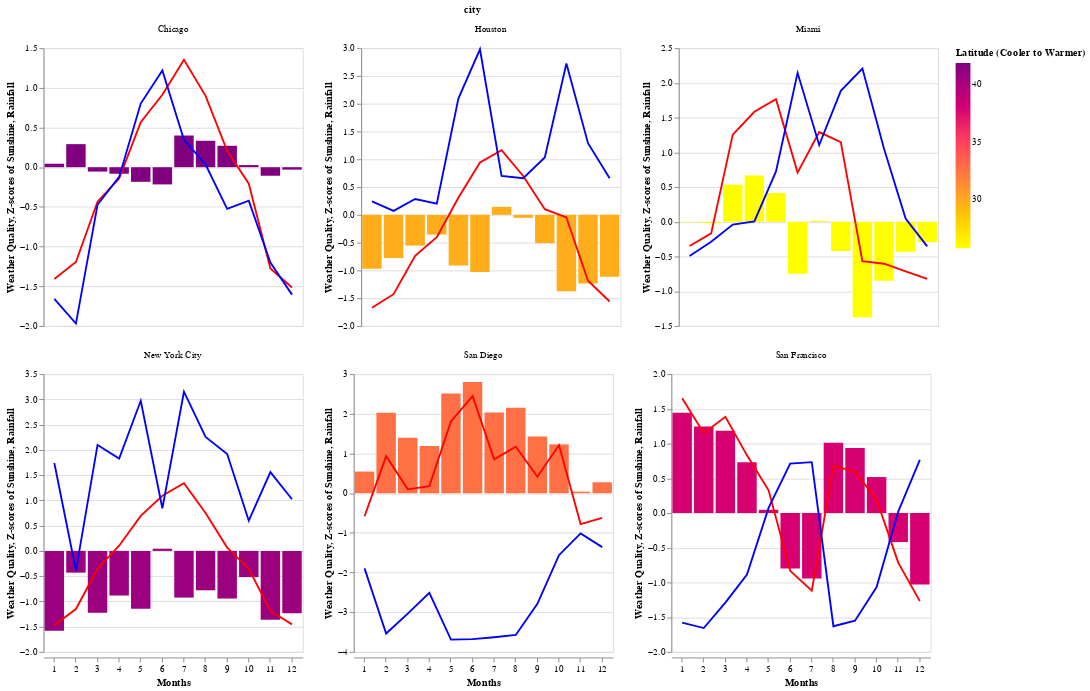

The cell this chart's notebook holds for it:
### Code cell
import altair as alt
import pandas as pd

# Load data
cities_fp = 'data/climate_cities.csv'
cities = pd.read_csv(cities_fp)

# Sort data by latitude in descending order
cities = cities.sort_values(by='lat', ascending=False)

# Calculate weighted weather quality with two standard deviations
sunshine_std = cities.groupby('city')['sunshine'].transform('std')
rain_std = cities.groupby('city')['rain'].transform('std')

cities['weather_quality_scaled'] = ((cities['sunshine'] - cities['sunshine'].mean()) / sunshine_std -
                                     (cities['rain'] - cities['rain'].mean()) / rain_std)

# Normalize the data for z-score normalization
cities['sunshine_zscore'] = (cities['sunshine'] - cities['sunshine'].mean()) / sunshine_std
cities['rain_zscore'] = (cities['rain'] - cities['rain'].mean()) / rain_std
cities['weather_quality_zscore'] = (cities['weather_quality_scaled'] - cities['weather_quality_scaled'].mean()) / cities['weather_quality_scaled'].std()

# Define base chart with higher resolution and larger scale
base = alt.Chart(cities, width=280, height=300).encode(
    x=alt.X('monthnum:N', axis=alt.Axis(title='Months', labelAngle=0))  # Set labelAngle to 0 for vertical labels
)

# Bar chart for standardized weather quality
bar_chart = base.mark_bar().encode(
    y=alt.Y('weather_quality_zscore:Q', axis=alt.Axis(title='Weather Quality')),
    color=alt.Color('lat:Q', scale=alt.Scale(scheme='blues', domain=[cities['lat'].min(), cities['lat'].max()], range=['yellow', 'purple']), title='Latitude (Cooler to Warmer)')
)

# Line plot for standardized sunshine and rainfall
line_chart = base.mark_line(color='red').encode(
    y=alt.Y('sunshine_zscore:Q', axis=alt.Axis(title='Z-scores of Sunshine'))
) + base.mark_line(color='blue').encode(
    y=alt.Y('rain_zscore:Q', axis=alt.Axis(title='Rainfall'))
)

# Combine the charts and facet by city
final_chart = alt.layer(bar_chart, line_chart).facet(
    facet=alt.Column('city:N'),
    columns=3
).resolve_scale(
    y='independent'
)

# Show the chart
final_chart

### Figure 1 — Vega-Lite specification as saved in the notebook (floating-point values rounded to 4 significant figures)
{"config": {"view": {"continuousWidth": 300, "continuousHeight": 300}}, "data": {"name": "data-8c4d6211b5e26f5d97d39f620f084ab8"}, "facet": {"field": "city", "type": "nominal"}, "spec": {"layer": [{"mark": {"type": "bar"}, "encoding": {"color": {"field": "lat", "scale": {"domain": [25.76, 41.88], "range": ["yellow", "purple"], "scheme": "blues"}, "title": "Latitude (Cooler to Warmer)", "type": "quantitative"}, "x": {"axis": {"labelAngle": 0, "title": "Months"}, "field": "monthnum", "type": "nominal"}, "y": {"axis": {"title": "Weather Quality"}, "field": "weather_quality_zscore", "type": "quantitative"}}}, {"layer": [{"mark": {"type": "line", "color": "red"}, "encoding": {"x": {"axis": {"labelAngle": 0, "title": "Months"}, "field": "monthnum", "type": "nominal"}, "y": {"axis": {"title": "Z-scores of Sunshine"}, "field": "sunshine_zscore", "type": "quantitative"}}}, {"mark": {"type": "line", "color": "blue"}, "encoding": {"x": {"axis": {"labelAngle": 0, "title": "Months"}, "field": "monthnum", "type": "nominal"}, "y": {"axis": {"title": "Rainfall"}, "field": "rain_zscore", "type": "quantitative"}}}]}], "height": 300, "width": 280}, "columns": 3, "resolve": {"scale": {"y": "independent"}}, "$schema": "https://vega.github.io/schema/vega-lite/v5.16.3.json", "datasets": {"data-8c4d6211b5e26f5d97d39f620f084ab8": [{"city": "Chicago", "lat": 41.88, "lon": -87.63, "month": "Jan", "monthnum": 1, "sunshine": 126, "rain": 1.85, "weather_quality_scaled": 0.2493, "sunshine_zscore": -1.408, "rain_zscore": -1.658, "weather_quality_zscore": 0.04383}, {"city": "Chicago", "lat": 41.88, "lon": -87.63, "month": "Dec", "monthnum": 12, "sunshine": 118, "rain": 1.89, "weather_quality_scaled": 0.09056, "sunshine_zscore": -1.515, "rain_zscore": -1.605, "weather_quality_zscore": -0.03072}, {"city": "Chicago", "lat": 41.88, "lon": -87.63, "month": "Mar", "monthnum": 3, "sunshine": 199, "rain": 2.76, "weather_quality_scaled": 0.0389, "sunshine_zscore": -0.4344, "rain_zscore": -0.4733, "weather_quality_zscore": -0.05498}, {"city": "Chicago", "lat": 41.88, "lon": -87.63, "month": "Apr", "monthnum": 4, "sunshine": 221, "rain": 3.03, "weather_quality_scaled": -0.01899, "sunshine_zscore": -0.141, "rain_zscore": -0.122, "weather_quality_zscore": -0.08216}, {"city": "Chicago", "lat": 41.88, "lon": -87.63, "month": "May", "monthnum": 5, "sunshine": 274, "rain": 3.74, "weather_quality_scaled": -0.2359, "sunshine_zscore": 0.566, "rain_zscore": 0.8019, "weather_quality_zscore": -0.184}, {"city": "Chicago", "lat": 41.88, "lon": -87.63, "month": "Jun", "monthnum": 6, "sunshine": 300, "rain": 4.06, "weather_quality_scaled": -0.3055, "sunshine_zscore": 0.9128, "rain_zscore": 1.218, "weather_quality_zscore": -0.2167}, {"city": "Chicago", "lat": 41.88, "lon": -87.63, "month": "Jul", "monthnum": 7, "sunshine": 333, "rain": 3.39, "weather_quality_scaled": 1.007, "sunshine_zscore": 1.353, "rain_zscore": 0.3465, "weather_quality_zscore": 0.3994}, {"city": "Chicago", "lat": 41.88, "lon": -87.63, "month": "Aug", "monthnum": 8, "sunshine": 299, "rain": 3.15, "weather_quality_scaled": 0.8653, "sunshine_zscore": 0.8995, "rain_zscore": 0.03416, "weather_quality_zscore": 0.3331}, {"city": "Chicago", "lat": 41.88, "lon": -87.63, "month": "Sep", "monthnum": 9, "sunshine": 247, "rain": 2.72, "weather_quality_scaled": 0.7312, "sunshine_zscore": 0.2058, "rain_zscore": -0.5254, "weather_quality_zscore": 0.2701}, {"city": "Chicago", "lat": 41.88, "lon": -87.63, "month": "Oct", "monthnum": 10, "sunshine": 216, "rain": 2.8, "weather_quality_scaled": 0.2136, "sunshine_zscore": -0.2077, "rain_zscore": -0.4213, "weather_quality_zscore": 0.02706}, {"city": "Chicago", "lat": 41.88, "lon": -87.63, "month": "Nov", "monthnum": 11, "sunshine": 136, "rain": 2.2, "weather_quality_scaled": -0.07274, "sunshine_zscore": -1.275, "rain_zscore": -1.202, "weather_quality_zscore": -0.1074}, {"city": "Chicago", "lat": 41.88, "lon": -87.63, "month": "Feb", "monthnum": 2, "sunshine": 142, "rain": 1.61, "weather_quality_scaled": 0.7751, "sunshine_zscore": -1.195, "rain_zscore": -1.97, "weather_quality_zscore": 0.2907}, {"city": "New York City", "lat": 40.71, "lon": -74.01, "month": "Jan", "monthnum": 1, "sunshine": 154, "rain": 3.9, "weather_quality_scaled": -3.213, "sunshine_zscore": -1.474, "rain_zscore": 1.74, "weather_quality_zscore": -1.582}, {"city": "New York City", "lat": 40.71, "lon": -74.01, "month": "Nov", "monthnum": 11, "sunshine": 169, "rain": 3.82, "weather_quality_scaled": -2.749, "sunshine_zscore": -1.189, "rain_zscore": 1.56, "weather_quality_zscore": -1.364}, {"city": "New York City", "lat": 40.71, "lon": -74.01, "month": "Oct", "monthnum": 10, "sunshine": 213, "rain": 3.39, "weather_quality_scaled": -0.9495, "sunshine_zscore": -0.3528, "rain_zscore": 0.5967, "weather_quality_zscore": -0.5191}, {"city": "New York City", "lat": 40.71, "lon": -74.01, "month": "Sep", "monthnum": 9, "sunshine": 235, "rain": 3.98, "weather_quality_scaled": -1.854, "sunshine_zscore": 0.06518, "rain_zscore": 1.919, "weather_quality_zscore": -0.9437}, {"city": "New York City", "lat": 40.71, "lon": -74.01, "month": "Aug", "monthnum": 8, "sunshine": 271, "rain": 4.13, "weather_quality_scaled": -1.506, "sunshine_zscore": 0.7492, "rain_zscore": 2.255, "weather_quality_zscore": -0.7804}, {"city": "New York City", "lat": 40.71, "lon": -74.01, "month": "Jul", "monthnum": 7, "sunshine": 302, "rain": 4.53, "weather_quality_scaled": -1.813, "sunshine_zscore": 1.338, "rain_zscore": 3.151, "weather_quality_zscore": -0.9247}, {"city": "New York City", "lat": 40.71, "lon": -74.01, "month": "Jun", "monthnum": 6, "sunshine": 289, "rain": 3.5, "weather_quality_scaled": 0.248, "sunshine_zscore": 1.091, "rain_zscore": 0.8432, "weather_quality_zscore": 0.0432}, {"city": "New York City", "lat": 40.71, "lon": -74.01, "month": "May", "monthnum": 5, "sunshine": 268, "rain": 4.45, "weather_quality_scaled": -2.28, "sunshine_zscore": 0.6922, "rain_zscore": 2.972, "weather_quality_zscore": -1.144}, {"city": "New York City", "lat": 40.71, "lon": -74.01, "month": "Apr", "monthnum": 4, "sunshine": 237, "rain": 3.94, "weather_quality_scaled": -1.726, "sunshine_zscore": 0.1032, "rain_zscore": 1.829, "weather_quality_zscore": -0.8838}, {"city": "New York City", "lat": 40.71, "lon": -74.01, "month": "Mar", "monthnum": 3, "sunshine": 213, "rain": 4.06, "weather_quality_scaled": -2.451, "sunshine_zscore": -0.3528, "rain_zscore": 2.098, "weather_quality_zscore": -1.224}, {"city": "New York City", "lat": 40.71, "lon": -74.01, "month": "Dec", "monthnum": 12, "sunshine": 155, "rain": 3.58, "weather_quality_scaled": -2.477, "sunshine_zscore": -1.455, "rain_zscore": 1.022, "weather_quality_zscore": -1.237}, {"city": "New York City", "lat": 40.71, "lon": -74.01, "month": "Feb", "monthnum": 2, "sunshine": 171, "rain": 2.95, "weather_quality_scaled": -0.7614, "sunshine_zscore": -1.151, "rain_zscore": -0.3894, "weather_quality_zscore": -0.4308}, {"city": "San Francisco", "lat": 37.77, "lon": -122.4, "month": "Dec", "monthnum": 12, "sunshine": 156, "rain": 4.56, "weather_quality_scaled": -2.034, "sunshine_zscore": -1.27, "rain_zscore": 0.7643, "weather_quality_zscore": -1.028}, {"city": "San Francisco", "lat": 37.77, "lon": -122.4, "month": "May", "monthnum": 5, "sunshine": 251, "rain": 3.26, "weather_quality_scaled": 0.2539, "sunshine_zscore": 0.3264, "rain_zscore": 0.0725, "weather_quality_zscore": 0.04598}, {"city": "San Francisco", "lat": 37.77, "lon": -122.4, "month": "Nov", "monthnum": 11, "sunshine": 189, "rain": 3.16, "weather_quality_scaled": -0.7344, "sunshine_zscore": -0.7151, "rain_zscore": 0.01929, "weather_quality_zscore": -0.4181}, {"city": "San Francisco", "lat": 37.77, "lon": -122.4, "month": "Jan", "monthnum": 1, "sunshine": 330, "rain": 0.16, "weather_quality_scaled": 3.231, "sunshine_zscore": 1.654, "rain_zscore": -1.577, "weather_quality_zscore": 1.444}, {"city": "San Francisco", "lat": 37.77, "lon": -122.4, "month": "Feb", "monthnum": 2, "sunshine": 300, "rain": 0.01, "weather_quality_scaled": 2.806, "sunshine_zscore": 1.15, "rain_zscore": -1.657, "weather_quality_zscore": 1.245}, {"city": "San Francisco", "lat": 37.77, "lon": -122.4, "month": "Mar", "monthnum": 3, "sunshine": 314, "rain": 0.7, "weather_quality_scaled": 2.674, "sunshine_zscore": 1.385, "rain_zscore": -1.29, "weather_quality_zscore": 1.183}, {"city": "San Francisco", "lat": 37.77, "lon": -122.4, "month": "Apr", "monthnum": 4, "sunshine": 281, "rain": 1.46, "weather_quality_scaled": 1.716, "sunshine_zscore": 0.8304, "rain_zscore": -0.8853, "weather_quality_zscore": 0.7324}, {"city": "San Francisco", "lat": 37.77, "lon": -122.4, "month": "Jun", "monthnum": 6, "sunshine": 182, "rain": 4.46, "weather_quality_scaled": -1.544, "sunshine_zscore": -0.8327, "rain_zscore": 0.711, "weather_quality_zscore": -0.7982}, {"city": "San Francisco", "lat": 37.77, "lon": -122.4, "month": "Jul", "monthnum": 7, "sunshine": 165, "rain": 4.5, "weather_quality_scaled": -1.851, "sunshine_zscore": -1.118, "rain_zscore": 0.7323, "weather_quality_zscore": -0.9423}, {"city": "San Francisco", "lat": 37.77, "lon": -122.4, "month": "Aug", "monthnum": 8, "sunshine": 272, "rain": 0.06, "weather_quality_scaled": 2.309, "sunshine_zscore": 0.6792, "rain_zscore": -1.63, "weather_quality_zscore": 1.011}, {"city": "San Francisco", "lat": 37.77, "lon": -122.4, "month": "Sep", "monthnum": 9, "sunshine": 267, "rain": 0.21, "weather_quality_scaled": 2.146, "sunshine_zscore": 0.5952, "rain_zscore": -1.55, "weather_quality_zscore": 0.9343}, {"city": "San Francisco", "lat": 37.77, "lon": -122.4, "month": "Oct", "monthnum": 10, "sunshine": 243, "rain": 1.12, "weather_quality_scaled": 1.258, "sunshine_zscore": 0.192, "rain_zscore": -1.066, "weather_quality_zscore": 0.5176}, {"city": "San Diego", "lat": 32.72, "lon": -117.2, "month": "Jul", "monthnum": 7, "sunshine": 253, "rain": 0.07, "weather_quality_scaled": 4.485, "sunshine_zscore": 0.8535, "rain_zscore": -3.632, "weather_quality_zscore": 2.033}, {"city": "San Diego", "lat": 32.72, "lon": -117.2, "month": "Mar", "monthnum": 3, "sunshine": 234, "rain": 0.57, "weather_quality_scaled": 3.134, "sunshine_zscore": 0.0968, "rain_zscore": -3.037, "weather_quality_zscore": 1.398}, {"city": "San Diego", "lat": 32.72, "lon": -117.2, "month": "Apr", "monthnum": 4, "sunshine": 236, "rain": 1.01, "weather_quality_scaled": 2.69, "sunshine_zscore": 0.1765, "rain_zscore": -2.514, "weather_quality_zscore": 1.19}, {"city": "San Diego", "lat": 32.72, "lon": -117.2, "month": "May", "monthnum": 5, "sunshine": 277, "rain": 0.02, "weather_quality_scaled": 5.501, "sunshine_zscore": 1.809, "rain_zscore": -3.691, "weather_quality_zscore": 2.51}, {"city": "San Diego", "lat": 32.72, "lon": -117.2, "month": "Jun", "monthnum": 6, "sunshine": 293, "rain": 0.03, "weather_quality_scaled": 6.126, "sunshine_zscore": 2.447, "rain_zscore": -3.679, "weather_quality_zscore": 2.803}, {"city": "San Diego", "lat": 32.72, "lon": -117.2, "month": "Feb", "monthnum": 2, "sunshine": 255, "rain": 0.15, "weather_quality_scaled": 4.47, "sunshine_zscore": 0.9332, "rain_zscore": -3.537, "weather_quality_zscore": 2.026}, {"city": "San Diego", "lat": 32.72, "lon": -117.2, "month": "Aug", "monthnum": 8, "sunshine": 261, "rain": 0.12, "weather_quality_scaled": 4.744, "sunshine_zscore": 1.172, "rain_zscore": -3.572, "weather_quality_zscore": 2.155}, {"city": "San Diego", "lat": 32.72, "lon": -117.2, "month": "Sep", "monthnum": 9, "sunshine": 242, "rain": 0.78, "weather_quality_scaled": 3.203, "sunshine_zscore": 0.4154, "rain_zscore": -2.787, "weather_quality_zscore": 1.431}, {"city": "San Diego", "lat": 32.72, "lon": -117.2, "month": "Oct", "monthnum": 10, "sunshine": 262, "rain": 1.81, "weather_quality_scaled": 2.774, "sunshine_zscore": 1.212, "rain_zscore": -1.562, "weather_quality_zscore": 1.23}, {"city": "San Diego", "lat": 32.72, "lon": -117.2, "month": "Nov", "monthnum": 11, "sunshine": 212, "rain": 2.27, "weather_quality_scaled": 0.236, "sunshine_zscore": -0.7794, "rain_zscore": -1.015, "weather_quality_zscore": 0.03756}, {"city": "San Diego", "lat": 32.72, "lon": -117.2, "month": "Dec", "monthnum": 12, "sunshine": 216, "rain": 1.98, "weather_quality_scaled": 0.7402, "sunshine_zscore": -0.6201, "rain_zscore": -1.36, "weather_quality_zscore": 0.2743}, {"city": "San Diego", "lat": 32.72, "lon": -117.2, "month": "Jan", "monthnum": 1, "sunshine": 217, "rain": 1.53, "weather_quality_scaled": 1.315, "sunshine_zscore": -0.5803, "rain_zscore": -1.895, "weather_quality_zscore": 0.5443}, {"city": "Houston", "lat": 29.76, "lon": -95.37, "month": "Jan", "monthnum": 1, "sunshine": 142, "rain": 3.35, "weather_quality_scaled": -1.913, "sunshine_zscore": -1.671, "rain_zscore": 0.2419, "weather_quality_zscore": -0.9716}, {"city": "Houston", "lat": 29.76, "lon": -95.37, "month": "Dec", "monthnum": 12, "sunshine": 148, "rain": 3.74, "weather_quality_scaled": -2.218, "sunshine_zscore": -1.559, "rain_zscore": 0.6589, "weather_quality_zscore": -1.115}, {"city": "Houston", "lat": 29.76, "lon": -95.37, "month": "Oct", "monthnum": 10, "sunshine": 229, "rain": 5.67, "weather_quality_scaled": -2.77, "sunshine_zscore": -0.04794, "rain_zscore": 2.722, "weather_quality_zscore": -1.374}, {"city": "Houston", "lat": 29.76, "lon": -95.37, "month": "Sep", "monthnum": 9, "sunshine": 237, "rain": 4.09, "weather_quality_scaled": -0.9318, "sunshine_zscore": 0.1013, "rain_zscore": 1.033, "weather_quality_zscore": -0.5108}, {"city": "Houston", "lat": 29.76, "lon": -95.37, "month": "Aug", "monthnum": 8, "sunshine": 269, "rain": 3.74, "weather_quality_scaled": 0.03956, "sunshine_zscore": 0.6984, "rain_zscore": 0.6589, "weather_quality_zscore": -0.05467}, {"city": "Houston", "lat": 29.76, "lon": -95.37, "month": "Jul", "monthnum": 7, "sunshine": 294, "rain": 3.78, "weather_quality_scaled": 0.4633, "sunshine_zscore": 1.165, "rain_zscore": 0.7016, "weather_quality_zscore": 0.1443}, {"city": "Houston", "lat": 29.76, "lon": -95.37, "month": "Jun", "monthnum": 6, "sunshine": 282, "rain": 5.91, "weather_quality_scaled": -2.038, "sunshine_zscore": 0.941, "rain_zscore": 2.979, "weather_quality_zscore": -1.03}, {"city": "Houston", "lat": 29.76, "lon": -95.37, "month": "May", "monthnum": 5, "sunshine": 248, "rain": 5.08, "weather_quality_scaled": -1.785, "sunshine_zscore": 0.3066, "rain_zscore": 2.092, "weather_quality_zscore": -0.9114}, {"city": "Houston", "lat": 29.76, "lon": -95.37, "month": "Apr", "monthnum": 4, "sunshine": 210, "rain": 3.31, "weather_quality_scaled": -0.6016, "sunshine_zscore": -0.4025, "rain_zscore": 0.1991, "weather_quality_zscore": -0.3557}, {"city": "Houston", "lat": 29.76, "lon": -95.37, "month": "Mar", "monthnum": 3, "sunshine": 192, "rain": 3.39, "weather_quality_scaled": -1.023, "sunshine_zscore": -0.7383, "rain_zscore": 0.2847, "weather_quality_zscore": -0.5536}, {"city": "Houston", "lat": 29.76, "lon": -95.37, "month": "Feb", "monthnum": 2, "sunshine": 155, "rain": 3.19, "weather_quality_scaled": -1.5, "sunshine_zscore": -1.429, "rain_zscore": 0.07083, "weather_quality_zscore": -0.7774}, {"city": "Houston", "lat": 29.76, "lon": -95.37, "month": "Nov", "monthnum": 11, "sunshine": 168, "rain": 4.33, "weather_quality_scaled": -2.476, "sunshine_zscore": -1.186, "rain_zscore": 1.29, "weather_quality_zscore": -1.236}, {"city": "Miami", "lat": 25.76, "lon": -80.19, "month": "Jul", "monthnum": 7, "sunshine": 267, "rain": 6.5, "weather_quality_scaled": 0.1859, "sunshine_zscore": 1.292, "rain_zscore": 1.106, "weather_quality_zscore": 0.01402}, {"city": "Miami", "lat": 25.76, "lon": -80.19, "month": "Nov", "monthnum": 11, "sunshine": 212, "rain": 3.27, "weather_quality_scaled": -0.7614, "sunshine_zscore": -0.7135, "rain_zscore": 0.04791, "weather_quality_zscore": -0.4308}, {"city": "Miami", "lat": 25.76, "lon": -80.19, "month": "Oct", "monthnum": 10, "sunshine": 215, "rain": 6.33, "weather_quality_scaled": -1.654, "sunshine_zscore": -0.6041, "rain_zscore": 1.05, "weather_quality_zscore": -0.8501}, {"city": "Miami", "lat": 25.76, "lon": -80.19, "month": "Sep", "monthnum": 9, "sunshine": 216, "rain": 9.86, "weather_quality_scaled": -2.774, "sunshine_zscore": -0.5677, "rain_zscore": 2.207, "weather_quality_zscore": -1.376}, {"city": "Miami", "lat": 25.76, "lon": -80.19, "month": "Aug", "monthnum": 8, "sunshine": 263, "rain": 8.88, "weather_quality_scaled": -0.7396, "sunshine_zscore": 1.146, "rain_zscore": 1.886, "weather_quality_zscore": -0.4205}, {"city": "Miami", "lat": 25.76, "lon": -80.19, "month": "Jan", "monthnum": 1, "sunshine": 222, "rain": 1.62, "weather_quality_scaled": 0.1437, "sunshine_zscore": -0.3489, "rain_zscore": -0.4926, "weather_quality_zscore": -0.005781}, {"city": "Miami", "lat": 25.76, "lon": -80.19, "month": "Jun", "monthnum": 6, "sunshine": 251, "rain": 9.67, "weather_quality_scaled": -1.436, "sunshine_zscore": 0.7084, "rain_zscore": 2.144, "weather_quality_zscore": -0.7475}, {"city": "Miami", "lat": 25.76, "lon": -80.19, "month": "May", "monthnum": 5, "sunshine": 280, "rain": 5.34, "weather_quality_scaled": 1.04, "sunshine_zscore": 1.766, "rain_zscore": 0.726, "weather_quality_zscore": 0.415}, {"city": "Miami", "lat": 25.76, "lon": -80.19, "month": "Apr", "monthnum": 4, "sunshine": 275, "rain": 3.14, "weather_quality_scaled": 1.578, "sunshine_zscore": 1.583, "rain_zscore": 0.005323, "weather_quality_zscore": 0.6678}, {"city": "Miami", "lat": 25.76, "lon": -80.19, "month": "Mar", "monthnum": 3, "sunshine": 266, "rain": 3.0, "weather_quality_scaled": 1.296, "sunshine_zscore": 1.255, "rain_zscore": -0.04054, "weather_quality_zscore": 0.5353}, {"city": "Miami", "lat": 25.76, "lon": -80.19, "month": "Feb", "monthnum": 2, "sunshine": 227, "rain": 2.25, "weather_quality_scaled": 0.1196, "sunshine_zscore": -0.1666, "rain_zscore": -0.2862, "weather_quality_zscore": -0.01708}, {"city": "Miami", "lat": 25.76, "lon": -80.19, "month": "Dec", "monthnum": 12, "sunshine": 209, "rain": 2.04, "weather_quality_scaled": -0.4679, "sunshine_zscore": -0.8229, "rain_zscore": -0.355, "weather_quality_zscore": -0.2929}]}}
